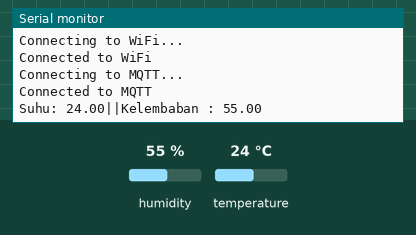
The sketch below on a simulated ESP32. Shown: the last lines printed to the serial monitor. The inputs (shaded band) are chosen by the test bench; at power-on: humidity 55 %, temperature 24 °C. WiFi joins after 1.5 s; servers stay silent unless stated; no MQTT or app messages arrive unless stated.

Above: at 2.7 s.
2.8 s: humidity set to 22 %
At 11.9 s:
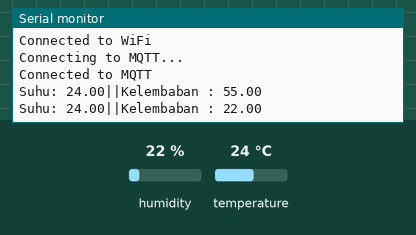
12.8 s: temperature set to 12 °C
At 22.2 s:
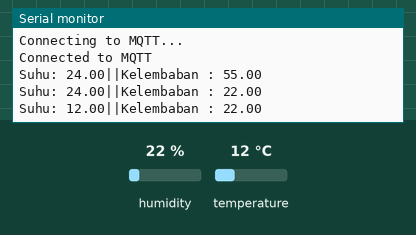
22.8 s: humidity set to 40 %
At 32.4 s:
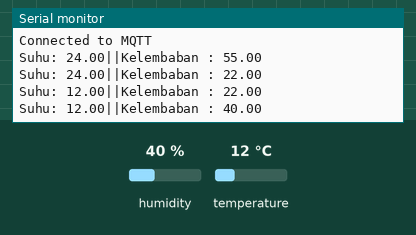
Timing chart, 0 to 33.9 s (numbered marks = the images above; inputs shaded):
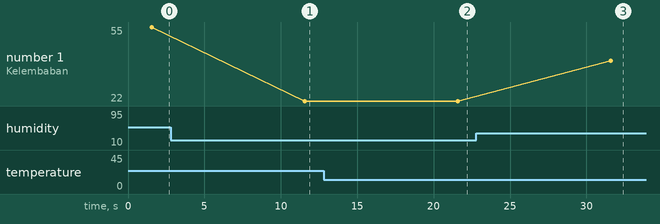

The sketch:

MQTT_ESP32.ino
```cpp
#include<DHT.h>
#include<PubSubClient.h>
#include<WiFi.h>

const char* ssid = "Wokwi-GUEST"; //input your SSID
const char* password = ""; //input your password SSID
const char* mqtt_broker = "XXXXXX"; // input your url mqtt_server
const char* mqtt_user = "XXXXXX"; //input your MQTT Username
const char* mqtt_password = "XXXXXX"; //input your MQTT Password

#define pin 15
#define tipe DHT22
WiFiClient eclient;
PubSubClient client(eclient);
DHT dht(pin, tipe);
void setup() {
  // put your setup code here, to run once:
  dht.begin();
  Serial.begin(115200);
  WiFi.begin(ssid, password);

  while (WiFi.status() != WL_CONNECTED) {
    delay(500);
    Serial.println("Connecting to WiFi...");
  }

  Serial.println("Connected to WiFi");
  client.setServer(mqtt_broker, 1883);
}

void loop() {
  // put your main code here, to run repeatedly:

  if (!client.connected()) {
    reconnect();
  }
  client.loop();

  float suhu = dht.readTemperature();
  float humi = dht.readHumidity();

  // Kirim data suhu dan kelembapan ke broker MQTT
  client.publish("sensor/suhu", String(suhu).c_str());
  client.publish("sensor/kelembapan", String(humi).c_str());

  Serial.println("Suhu: " + String(suhu) + "||" + "Kelembaban : " + String(humi));
  delay(10000);
}

void reconnect() {
  while (!client.connected()) {
    Serial.println("Connecting to MQTT...");
    if (client.connect("ESP32_DHT22", mqtt_user, mqtt_password)) {
      Serial.println("Connected to MQTT");
    } else {
      Serial.println("Failed to connect to MQTT. Retrying in 5 seconds");
      delay(5000);
    }
  }
}
```

Measured:
- after the input at 2.8 s, the serial monitor: prints a new line after 8.8 s (image 1)
- after the input at 12.8 s, the serial monitor: prints a new line after 8.8 s (image 2)
- after the input at 22.8 s, the serial monitor: prints a new line after 8.8 s (image 3)
- plotted number 1: 55 → 22 after the input at 2.8 s, 22 → 40 after the input at 22.8 s
